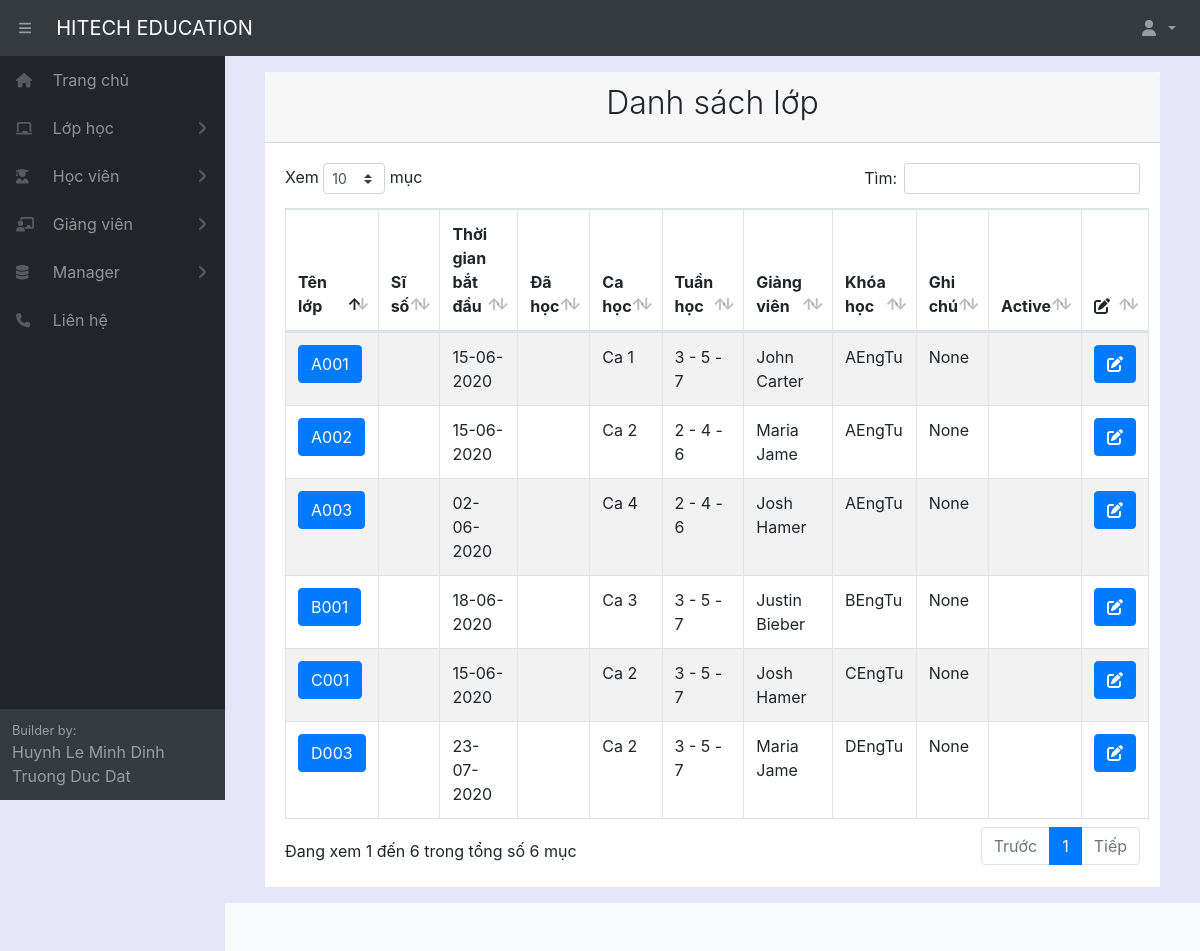
The app's page /listclass/ (signed in), older data.
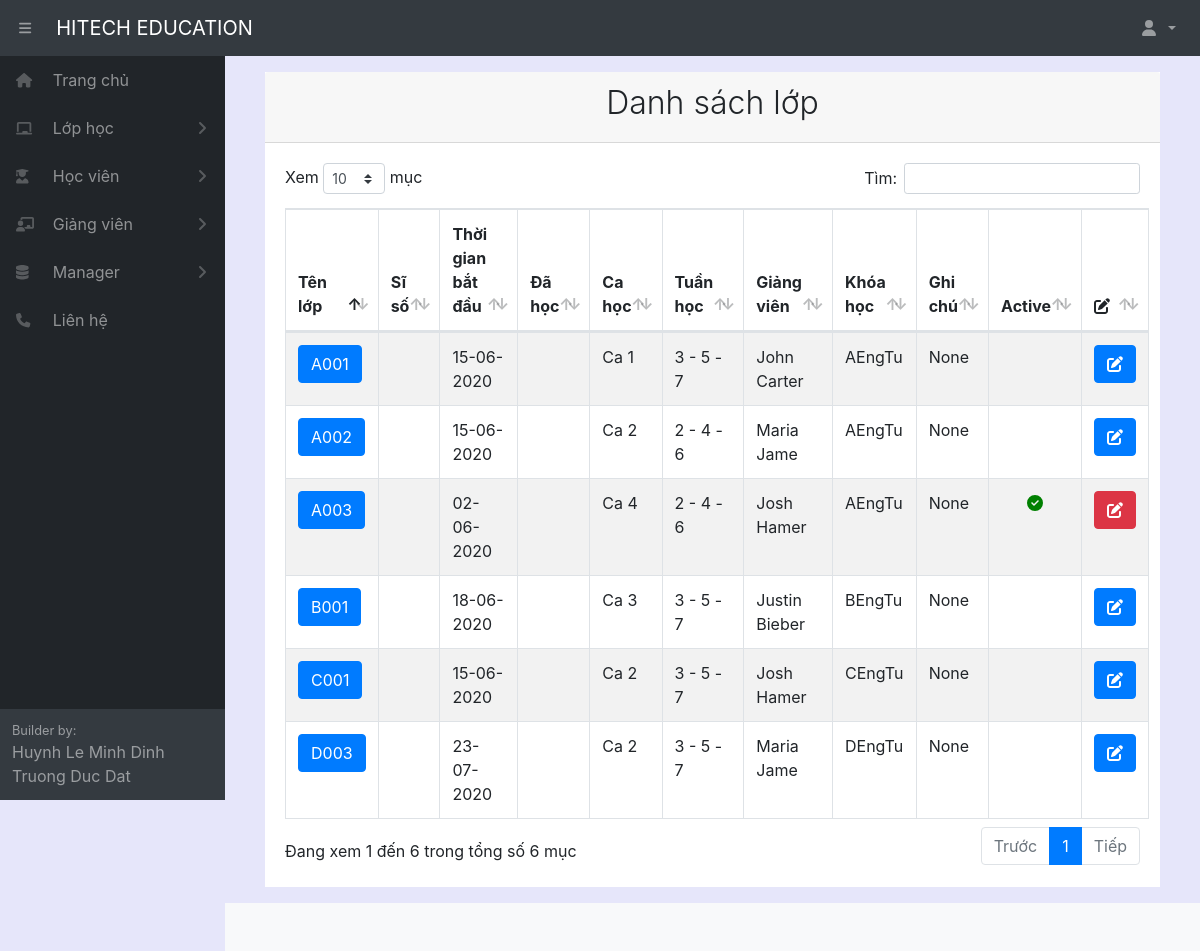
The same page, newer data.
### home/models.py (models this page shows, shortened)
class Classname(models.Model):
    fullname = models.CharField(max_length=100, verbose_name="Tên lớp học")
    startdate = models.DateField(auto_now_add=True, verbose_name="Ngày bắt đầu")
    room = models.ForeignKey(Room, null= True, on_delete=models.SET_NULL)
    unit = models.ForeignKey(Unit, null = True, on_delete=models.SET_NULL)
    timeshift = models.ForeignKey(TimeShift, null = True, on_delete=models.SET_NULL)
    startdate = models.DateField(verbose_name="Ngày bắt đầu học")
    timeweek = models.ForeignKey(TimeWeek, null = True, on_delete=models.SET_NULL)
    teacher = models.ForeignKey(Teacher, null = True, on_delete=models.SET_NULL)
    datecount = models.IntegerField(default=0, blank=True, verbose_name="Số buổi học")
    note = models.CharField(max_length=300, null = True, blank=True, verbose_name="Ghi chú")
    active = models.BooleanField(default=True, verbose_name="Trạng thái")
    class Meta:
        ordering =["fullname"]
        verbose_name_plural = "Lớp học"

class TimeShift(models.Model):
    fullname = models.CharField(max_length=100, verbose_name="Tên ca học")
    infomation = models.CharField(max_length=1000, blank=True, verbose_name="Thông tin ca học")
    timestart = models.TimeField(null = True, blank=True, verbose_name="Giờ bắt đầu")
    timeend = models.TimeField(null = True, blank=True, verbose_name="Giờ kết thúc")
    active = models.BooleanField(default=True, verbose_name="Trạng thái")
    def __str__(self):
        return  self.fullname
    class Meta:
        ordering =["fullname"]
        verbose_name_plural = "Ca học"

class TimeWeek(models.Model):
    name = models.CharField(max_length=100, verbose_name="Loại")
    def __str__(self):
        return  self.name
    class Meta:
        ordering =["name"]
        verbose_name_plural = "Ngày học trong tuần"

class Teacher(models.Model):
    fullname = models.CharField(max_length=100, verbose_name="Tên giáo viên")
    gender = models.ForeignKey(Gender, null= True, on_delete=models.SET_NULL)
    birthday = models.DateField(verbose_name="Ngày sinh")
    identity_card = models.CharField(max_length=100, null = True, blank=True, verbose_name="CMND")
    phonenumber = models.CharField(max_length=100, null = True, blank=True, verbose_name="SDT")
    email = models.CharField(max_length=100, null = True, blank=True, verbose_name="Email")
    adress = models.CharField(max_length=300, null = True, blank=True, verbose_name="Địa chỉ")
    create_date = models.DateField(auto_now_add=True, verbose_name="Ngày tạo thông tin")
    note = models.CharField(max_length=300, null = True, blank=True, verbose_name="Ghi chú")
    active = models.BooleanField(default=True, verbose_name="Trạng thái")
    def __str__(self):
        return  self.fullname
    class Meta:
        ordering =["fullname"]
        verbose_name_plural = "Giáo viên"

class Unit(models.Model):
    fullname = models.CharField(max_length=100, verbose_name="Tên khóa học")
    infomation = models.CharField(max_length=1000, blank=True, null=True, verbose_name="Thông tin khóa học")
    fee = models.IntegerField(default=0, verbose_name="Học phí khóa học")
    active = models.BooleanField(default=True, verbose_name="Trạng thái")
    def __str__(self):
        return  self.fullname
    class Meta:
        ordering =["fullname"]
        verbose_name_plural = "Khóa học"

### home/decorators.py (the view)
        def wrapper_func(request, *args, **kwargs):
            group = None
            if request.user.groups.exists():
                group = request.user.groups.all()[0].name
            if group in allowed_roles:
                return view_func(request, *args, **kwargs)
            else:
                return redirect('errorrole')

### home/views.py (called while the page is built)
@login_required(login_url='login')
@allowed_users(allowed_roles=['admin','manager','staff'])
def listClass(request):
    schedule = Schedule.objects.all()
    listclass = Classname.objects.all()
    context = {'listclass': listclass,'schedule':schedule}
    return render(request, 'class/listclass.html', context)

### home/templates/class/listClass.html (shortened to what this page needs)
{% extends "pages/base.html" %}
{% block content %}
{% load static %}
<div class="card-header">
    <h2 class="text-center font-weight-light">Danh sách lớp</h2>
</div>
<div class="card-body">
    <table id="example" class="table table-striped table-bordered" style="width:100%">
        <thead>
            <tr>
                <th style="width: 10%;">Tên lớp</th>
                <th style="width: 5%;">Sĩ số</th>
                <th style="width: 10%;">Thời gian bắt đầu</th>
                <th style="width: 5%;">Đã học</th>
                <th style="width: 5%;">Ca học</th>
                <th style="width: 5%;">Tuần học</th>
                <th style="width: 15%;">Giảng viên</th>
                <th style="width: 10%;">Khóa học</th>
                <th style="width: 15%;">Ghi chú</th>
                <th style="width: 5%;">Active</th>
                <th style="width: 5%;"><i class="fas fa-edit"></i></a></th>
            </tr>
        </thead>
        <tbody>
            {% for i in listclass %}
            <tr>
                <td>
                    <a class="btn btn-primary" href="/classstudent/{{ i.pk }}">{{ i.fullname}}</a>
                </td>
                <td></td>
                <td>{{ i.startdate|date:"d-m-Y"}}</td>
                <td></td>
                <td>{{ i.timeshift}}</td>
                <td>{{ i.timeweek}}</td>
                <td>{{ i.teacher}}</td>
                <td>{{ i.unit}}</td>
                <td>{{ i.note}}</td>
                <td style="text-align: center;">
                    {% if i.active %}
                    <i style="color: green; " class="fas fa-check-circle"></i>
                    {%endif%}
                </td>
                <td style="text-align: center;">
                    {% if i.active %}
                    <a class="btn btn-danger" onclick="warningedit()"><i class="fas fa-edit" style="color: white;"></i></a>
                    {% else %}
                    <a class="btn btn-primary" href="/class/{{ i.pk }}"><i class="fas fa-edit"></i></a>
                    {% endif %}
                </td>
            </tr>
            {% endfor %}
        </tbody>
    </table>
</div>
{% endblock content %}

Row changes from the older to the newer data that the page shows:
changed Classname "Ca 4": active False → True (drawn)
